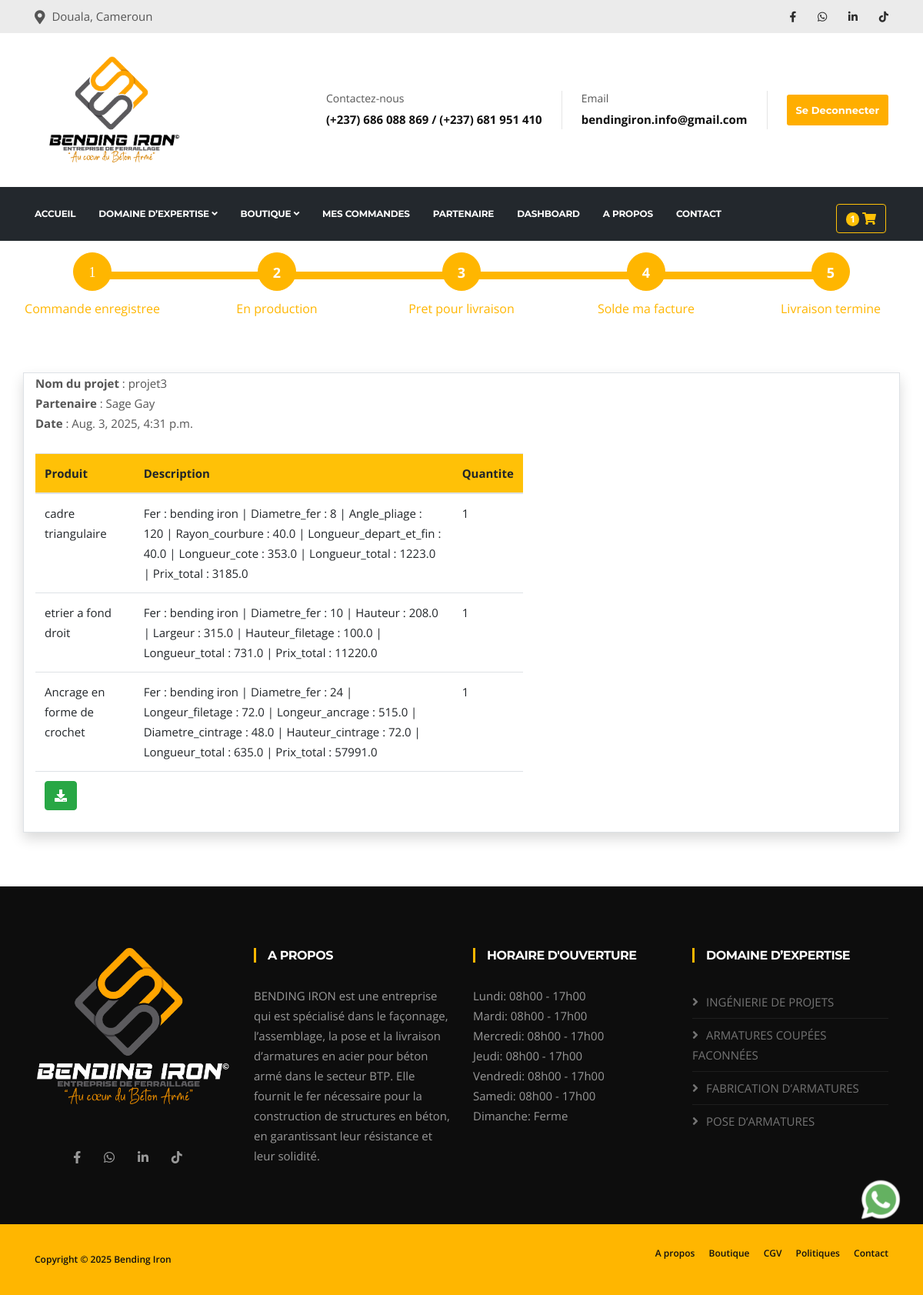
Page /partenaire/commandes/14 (signed in) on the committed database.
### partenaires/models.py (models this page shows, shortened)
class ProjetOrder(models.Model):
    projet = models.ForeignKey(Projet, on_delete=models.CASCADE)
    created_at = models.DateTimeField(auto_now_add=True)
    @property
    def get_statut_actuel(self):
        dernier_traiment = self.projet_order_name.order_by('-created_at').first()
        return dernier_traiment.statut if dernier_traiment else "Aucun traitement"

class Projet(models.Model):
    partenariat=models.ForeignKey(Partenariats, on_delete=models.CASCADE)
    user = models.ForeignKey(User, on_delete=models.CASCADE)
    name=models.CharField(max_length=255, unique=True)
    statut=models.CharField(max_length=255, default='en cours')
    reduction=models.IntegerField(default=15)
    created_at= models.DateTimeField(auto_now_add=True)
    update_at= models.DateTimeField(auto_now=True)
    class Meta:
        constraints = [
            models.UniqueConstraint(fields=['name','partenariat'],name='unique_name_partenariat')
        ]

class Partenariats(models.Model):
    user = models.ForeignKey(User, on_delete=models.CASCADE)
    name=models.CharField(max_length=255, unique=True)
    email = models.EmailField(unique=True)
    adresse=models.CharField(max_length=255)
    telephone = models.CharField(max_length=200)
    date_debut = models.DateTimeField()
    date_fin = models.DateTimeField()
    def __str__(self):
        return self.name

### produits/models.py (models this page shows, shortened)
class Produit(models.Model):
    SOUS_CATEGORIE = [
        ('Etrier pour bardage et toiture','Etrier pour bardage et toiture'),
        ('boulon d\'ancrage a beton','boulon d\'ancrage a beton'),
        ('cintrage d\'extremite','Cintrage d extremite'),
        ('redressage et decoupage','Redressage et decoupage'),
        ('Cintrage de cadre','Cintrage de Cadre'),
        ('Cintrage de forme','Cintrage de Forme'),
        ('Quincaillerie','Quincaillerie'),
    ]
    categorie=models.ForeignKey(Categorie, related_name='categorie',on_delete=models.CASCADE)
    nom = models.CharField(max_length=255)
    sous_categorie = models.CharField(max_length=255,choices=SOUS_CATEGORIE,null=True,blank=True)#valeur facultative
    imageshop3d=models.ImageField(upload_to='produits/images')
    imageshop2d=models.ImageField(upload_to='produits/images')
    image_sous_categorie = models.ImageField(upload_to='produits/images',null=True,blank=True)
    name_page = models.CharField(max_length=255)
    Description = models.TextField(max_length=400,null=True,blank=True)#valeur facultative
    class Meta:
        constraints = [
            models.UniqueConstraint(fields=['sous_categorie','nom'],name='unique_sous_categorie_nom')
        ]
    def __str__(self):
        return f'{self.nom}'

### partenaires/views.py (the view)
# urls.py: path('commandes/<int:order_id>', get_detail_order, name='front.orders.details'),
@login_required
def get_detail_order(request, order_id):
    commande = get_object_or_404(ProjetOrder, id=order_id)
    produits = ProjetOrderItem.objects.filter(projet_order=commande)
    produits_details = []
    for item in produits:
        produits_details.append({
                'id':item.id,
                'produit': item.projet_item.produit,
                'details': item.projet_item.details_to_text(),
                'quantite': item.quantite,
            })
    context = {
        'produits':produits_details,
        'status':commande.get_statut_actuel,
        'orderId':commande.id,
        'order':commande
    }
    return render(request, "detail-order.html", context)

### contact/context_processor.py (called while the page is built)
def unread_messages(request):
    pass
    unread_messages =Contact.get_unread_messages()
    return {
        'unread_messages_count': unread_messages.count(),
        'unread_messages': unread_messages,
    }

### contact/models.py (called while the page is built)
    @staticmethod
    def get_unread_messages():
        return Contact.objects.filter(is_read=False).order_by('-created_at').all()

### fer/context_processors.py (called while the page is built)
def seuil_critique_count(request):
    seuil_count = sum(1 for fer in Fer.objects.all() if fer.sueil_atteint)
    return {
        'fer_seuil_critique_count': seuil_count
    }

### fer/models.py (called while the page is built)
    @property
    def longueur_totale(self):
        total = self.mouvement_set.annotate(
            total_longueur=ExpressionWrapper(F('longueur_m') * F('quantite'), output_field=DecimalField())
        ).aggregate(longueur_totale=Sum('total_longueur'))['longueur_totale']
        return total or 0

    @property
    def sueil_atteint(self):
       if self.longueur_totale < self.longueur_critique :
           return True
       else :
           return False

### partenaires/context_proccessor.py (called while the page is built)
def order_en_attente(request):
    nb_en_attente = 0
    commandes = ProjetOrder.objects.all()
    for commande in commandes:
        dernier_traiment = TraimentOrder.objects.filter(projet_order=commande).order_by('-created_at').first()
        if dernier_traiment and dernier_traiment.statut == 'en_attente':
            nb_en_attente += 1
    return {
        'nb_order_partenaire': nb_en_attente
    }

### partenaires/models.py (called while the page is built)
    def details_to_text(self):
        if not self.details:
            return ""
        return " | ".join(f"{key.capitalize()} : {value}" for key, value in self.details.items())

### produits/models.py (called while the page is built)
    @property
    def prix_utile(self):
        return self.prix/12000

### usesOrders/context_proccessor.py (called while the page is built)
def panier_count(request):
    if request.user.is_authenticated:
        panier = Cart.objects.filter(user=request.user).first()
        if panier :
            items=CartItem.objects.filter(cart_id=panier.id)
            total_articles = items.count()
            if total_articles :
                total_articles = items.count()
            else :
                total_articles = 0
        else:
         total_articles = 0
    else:
        total_articles = 0  # Si l'utilisateur n'est pas connecté, il n'y a pas de panier
    return {'panier_count': total_articles,}

### partenaires/templates/detail-order.html (shortened to what this page needs)
{% extends 'appf.html' %}
{% block 'content' %}
{% load static %}
{% load humanize %}
<div class="row div">
    <ol id="progress-bar">
        <li class="step-done">Commande enregistree </li>
        {% if status == "termine" %}
        <li class="step-active">En production</li>
        <li class="step-active">Pret pour livraison</li>
        <li class="step-active">Solde ma facture</li>
        <li class="step-active">Livraison termine</li>
        {% endif %}
    </ol>
</div>
<section class="content project-area">
    <div class="container border shadow">
        <div class="row">
            <div class="col-md-4">
                <b>Nom du projet</b> : {{order.projet.name}} <br>
                <b>Partenaire</b> : {{order.projet.partenariat}} <br>
                <b>Date </b>: {{order.created_at}} <br>
                <br>
            </div>
        </div>
        <div class="row">
            <div class='col-md-7'>
                <table class="table table-responsive">
                    <thead class='bg-warning'>
                        <th>Produit</th>
                        <th>Description</th>
                        <th>Quantite</th>
                    </thead>
                    <tbody>
                        {% for item in produits %}
                        <tr>
                            <td>{{item.produit}}</td>
                            <td>{{item.details}}
                            <td>{{item.quantite}}</td>
                        </tr>
                        {% endfor %}
                        <tr>
                            <td colspan="3"><b><a href="{% url 'download-bon' order.id %}" class='btn btn-success'
                                        name='supprimer'><i class="fas fa-download"></i></a>
                            </td>
                        </tr>
                    </tbody>
                </table>
            </div>
        </div>
    </div>
</section>
{% endblock %}

### static/front/css/styles.css (style rules this page uses)
body { background: #fff; color: #555; }
body, p { font-family: "Open Sans", sans-serif; text-rendering: optimizeLegibility; -webkit-font-smoothing: antialiased !important; line-height: 26px; font-size: 15px; }
html { overflow-x: hidden !important; width: 100%; height: 100%; position: relative; -webkit-font-smoothing: antialiased; text-rendering: optimizeLegibility; }
body { border: 0; margin: 0; padding: 0; }
a:link, a:visited { text-decoration: none; }
a { color: inherit; transition: 0.2s ease; }
section, .section-padding { padding: 70px 0; position: relative; }

### rows in the picture
ProjetOrder: projet.name "projet3", projet.partenariat "Sage Gay", created_at "Aug. 3, 2025, 4:31 p.m."
Produit: produit "cadre triangulaire", details "Fer : bending iron | Diametre_fer : 8 | Angle_pliage : 120 | Rayon_courbure : 40.0 | Longueur_depart_et_fin : 40.0 | Longueur_cote : 353.0 | Longueur_total : 1223.0 | Prix_total : 3185.0", quantite "1"
Produit: produit "etrier a fond droit", details "Fer : bending iron | Diametre_fer : 10 | Hauteur : 208.0 | Largeur : 315.0 | Hauteur_filetage : 100.0 | Longueur_total : 731.0 | Prix_total : 11220.0", quantite "1"
Produit: produit "Ancrage en forme de crochet", details "Fer : bending iron | Diametre_fer : 24 | Longeur_filetage : 72.0 | Longeur_ancrage : 515.0 | Diametre_cintrage : 48.0 | Hauteur_cintrage : 72.0 | Longueur_total : 635.0 | Prix_total : 57991.0", quantite "1"

### other values in the picture
{{ panier_count }} "1"
